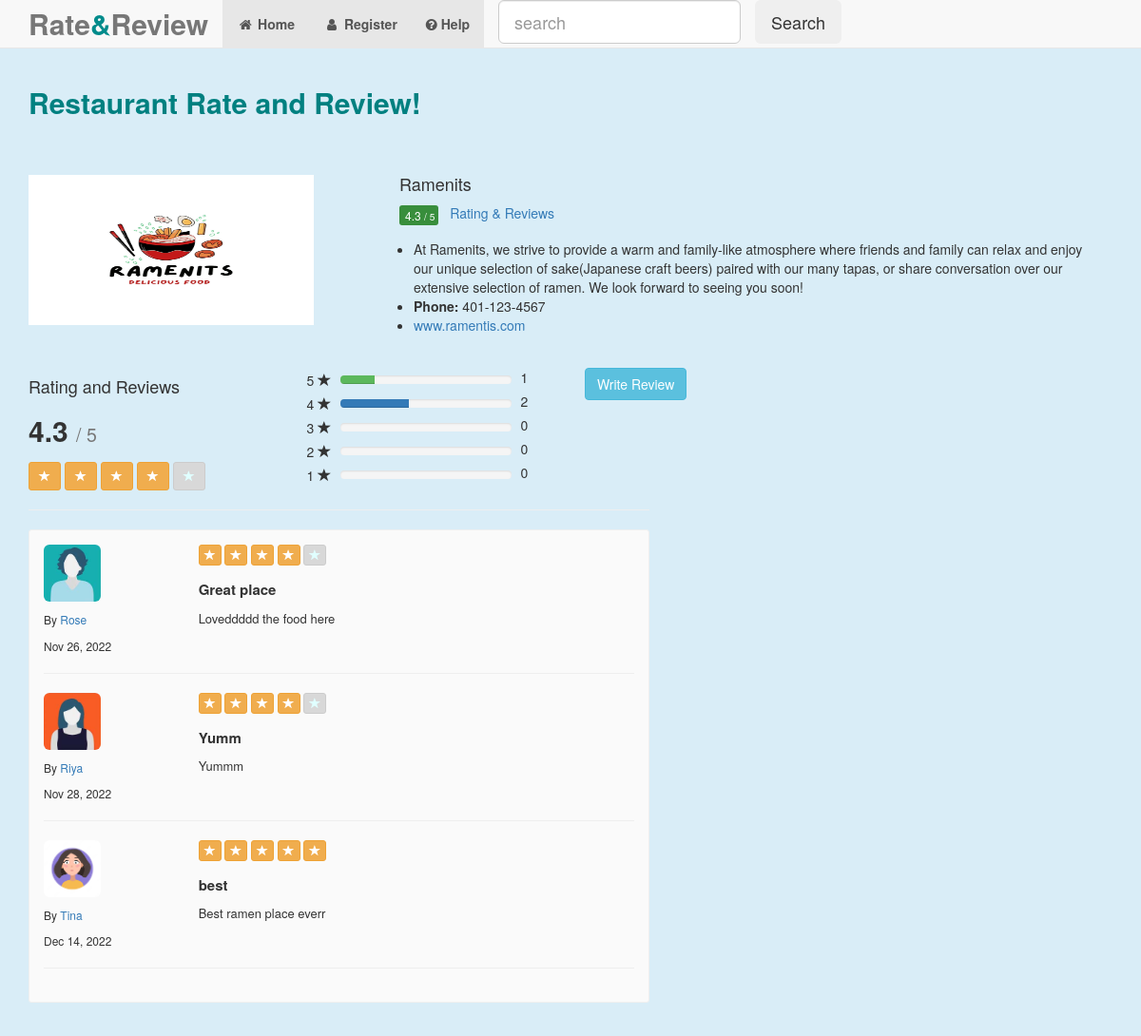
The app's page /show_rating.php?item_id=12345678 with its own data.
### tables this page shows
CREATE TABLE `item` (
  `id` int(11) NOT NULL,
  `name` varchar(256) NOT NULL,
  `description` text NOT NULL,
  `price` int(255) NOT NULL,
  `image` varchar(255) NOT NULL,
  `created` timestamp NOT NULL DEFAULT current_timestamp(),
  `modified` timestamp NOT NULL DEFAULT current_timestamp()
);

CREATE TABLE `item_rating` (
  `ratingId` int(11) NOT NULL,
  `itemId` int(11) NOT NULL,
  `userId` int(11) NOT NULL,
  `ratingNumber` int(11) NOT NULL,
  `title` varchar(255) NOT NULL,
  `comments` text NOT NULL,
  `created` datetime NOT NULL,
  `modified` datetime NOT NULL
);

CREATE TABLE `item_users` (
  `userid` int(11) NOT NULL,
  `username` varchar(255) NOT NULL,
  `password` varchar(255) NOT NULL,
  `avatar` varchar(255) NOT NULL
);

### class/Rating.php (called while the page is built, shortened)
<?php
class Rating{
	private $host = 'localhost';
    private $user = 'root';
    private $password = "";
    private $database = "rating_system";
	private $itemUsersTable = 'item_users';
	private $itemTable = 'item';
    private $itemRatingTable = 'item_rating';
	private $dbConnect = false;
    public function __construct(){
        if(!$this->dbConnect){
            $conn = new mysqli($this->host, $this->user, $this->password, $this->database);
            if($conn->connect_error){
                die("Error failed to connect to MySQL: " . $conn->connect_error);
            }else{
                $this->dbConnect = $conn;
            }
        }
    }
	private function getData($sqlQuery) {
		$result = mysqli_query($this->dbConnect, $sqlQuery);
		$data = array();
		while ($row = mysqli_fetch_array($result)) {
			$data[] = $row;
		}
		return $data;
	}
	public function getItem($itemId){
		$sqlQuery = "
			SELECT * FROM ".$this->itemTable."
			WHERE id='".$itemId."'";
		return  $this->getData($sqlQuery);
	}
	public function getItemRating($itemId){
		$sqlQuery = "
			SELECT r.ratingId, r.itemId, r.userId, u.username, u.avatar, r.ratingNumber, r.title, r.comments, r.created, r.modified
			FROM ".$this->itemRatingTable." as r
			LEFT JOIN ".$this->itemUsersTable." as u ON (r.userid = u.userid)
			WHERE r.itemId = '".$itemId."'";
		return  $this->getData($sqlQuery);
	}
	public function getRatingAverage($itemId){
		$itemRating = $this->getItemRating($itemId);
		$ratingNumber = 0;
		$count = 0;
		foreach($itemRating as $itemRatingDetails){
			$ratingNumber+= $itemRatingDetails['ratingNumber'];
			$count += 1;
		}
		$average = 0;
		if($ratingNumber && $count) {
			$average = $ratingNumber/$count;
		}
		return $average;
	}
}
?>

### show_rating.php (the view, shortened to what this page needs)
<?php
include('inc/header.php');
?>
<link rel = "stylesheet" href = "css/style.css">
<?php include('inc/container.php');?>
<div class = "container">
	<h2><b style="color: teal">Restaurant Rate and Review!</b></h2>
	<?php
		include 'inc/menu.php';
		include 'class/Rating.php';
		$rating = new Rating();
		$itemDetails = $rating->getItem($_GET['item_id']);
		foreach($itemDetails as $item){
			$average = $rating->getRatingAverage($item["id"]);
	?>
	<div class = "row">
		<div class = "col-sm-4" >
			<img class = "product_image" src = "image/<?php echo $item["image"]; ?>" style = "width:300px;height:168px;padding-top:10px;">
		</div>
		<div class = "col-sm-8">
		<h4 style = "margin-top:10px;"><?php echo $item["name"]; ?></h4>
		<div><span class = "average"><?php printf('%.1f', $average); ?> <small>/ 5</small></span> <span class = "rating-reviews"><a href = "show_rating.php?item_id=<?php echo $item["id"]; ?>">Rating & Reviews</a></span></div>
		<?php echo $item["description"]; ?>
		</div>
	</div>
	<?php } ?>
	<?php
		$itemRating = $rating->getItemRating($_GET['item_id']);
		$ratingNumber = 0;
		$count = 0;
		$fiveStarRating = 0;
		$fourStarRating = 0;
		$threeStarRating = 0;
		$twoStarRating = 0;
		$oneStarRating = 0;
		foreach($itemRating as $rate){
			$ratingNumber += $rate['ratingNumber'];
			$count += 1;
			if($rate['ratingNumber'] == 5) {
				$fiveStarRating +=1;
			} else if($rate['ratingNumber'] == 4) {
				$fourStarRating +=1;
			} else if($rate['ratingNumber'] == 3) {
				$threeStarRating +=1;
			} else if($rate['ratingNumber'] == 2) {
				$twoStarRating +=1;
			} else if($rate['ratingNumber'] == 1) {
				$oneStarRating +=1;
			}
		}
		$average = 0;
		if($ratingNumber && $count) {
			$average = $ratingNumber/$count;
		}
	?>
	<br />
	<div id = "ratingDetails">
		<div class = "row">
			<div class = "col-sm-3">
				<h4>Rating and Reviews</h4>
				<h2 class = "bold padding-bottom-7"><?php printf('%.1f', $average); ?> <small>/ 5</small></h2>
				<?php
				$averageRating = round($average, 0);
				for ($i = 1; $i <= 5; $i++) {
					$ratingClass = "btn-default btn-grey";
					if($i <= $averageRating) {
						$ratingClass = "btn-warning";
					}
				?>
				<button type = "button" class = "btn btn-sm <?php echo $ratingClass; ?>" aria-label = "Left Align">
				  <span class = "glyphicon glyphicon-star" aria-hidden = "true"></span>
				</button>
				<?php } ?>
			</div>
			<div class = "col-sm-3">
				<?php
					$fiveStarRatingPercent = round(($fiveStarRating/5)*100);
					$fiveStarRatingPercent = !empty($fiveStarRatingPercent)?$fiveStarRatingPercent.'%':'0%';
					$fourStarRatingPercent = round(($fourStarRating/5)*100);
					$fourStarRatingPercent = !empty($fourStarRatingPercent)?$fourStarRatingPercent.'%':'0%';
				?>
				<div class = "pull-left">
					<div class = "pull-left" style="width:35px; line-height:1;">
						<div style = "height:9px; margin:5px 0;">5 <span class="glyphicon glyphicon-star"></span></div>
					</div>
					<div class = "pull-left" style="width:180px;">
						<div class = "progress" style="height:9px; margin:8px 0;">
						  <div class = "progress-bar progress-bar-success" role="progressbar" aria-valuenow="5" aria-valuemin="0" aria-valuemax="5" style="width: <?php echo $fiveStarRatingPercent; ?>">
						  </div>
						</div>
					</div>
					<div class = "pull-right" style="margin-left:10px;"><?php echo $fiveStarRating; ?></div>
				</div>
				<div class = "pull-left">
					<div class = "pull-left" style="width:35px; line-height:1;">
						<div style = "height:9px; margin:5px 0;">4 <span class="glyphicon glyphicon-star"></span></div>
					</div>
					<div class = "pull-left" style="width:180px;">
						<div class = "progress" style="height:9px; margin:8px 0;">
						  <div class = "progress-bar progress-bar-primary" role="progressbar" aria-valuenow="4" aria-valuemin="0" aria-valuemax="5" style="width: <?php echo $fourStarRatingPercent; ?>">
						  </div>
						</div>
					</div>
					<div class = "pull-right" style="margin-left:10px;"><?php echo $fourStarRating; ?></div>
				</div>
				<div class = "pull-left">
					<div class = "pull-left" style="width:35px; line-height:1;">
						<div style="height:9px; margin:5px 0;">3 <span class="glyphicon glyphicon-star"></span></div>
					</div>
					<div class = "pull-left" style="width:180px;">
						<div class = "progress" style="height:9px; margin:8px 0;">
						</div>
					</div>
					<div class = "pull-right" style="margin-left:10px;"><?php echo $threeStarRating; ?></div>
				</div>
				<div class = "pull-left">
					<div class = "pull-left" style="width:35px; line-height:1;">
						<div style="height:9px; margin:5px 0;">2 <span class="glyphicon glyphicon-star"></span></div>
					</div>
					<div class = "pull-left" style="width:180px;">
						<div class = "progress" style="height:9px; margin:8px 0;">
						</div>
					</div>
					<div class = "pull-right" style="margin-left:10px;"><?php echo $twoStarRating; ?></div>
				</div>
				<div class = "pull-left">
					<div class = "pull-left" style="width:35px; line-height:1;">
						<div style="height:9px; margin:5px 0;">1 <span class="glyphicon glyphicon-star"></span></div>
					</div>
					<div class = "pull-left" style="width:180px;">
						<div class = "progress" style="height:9px; margin:8px 0;">
						</div>
					</div>
					<div class = "pull-right" style="margin-left:10px;"><?php echo $oneStarRating; ?></div>
				</div>
			</div>
			<div class = "col-sm-3">
				<button type="button" id="rateProduct" class="btn btn-info <?php if(!empty($_SESSION['userid']) && $_SESSION['userid']){ echo 'login';} ?>">Write Review</button>
			</div>
		</div>
		<div class = "row">
			<div class = "col-sm-7">
				<hr/>
				<div class = "review-block">
				<?php
				$itemRating = $rating->getItemRating($_GET['item_id']);
				foreach($itemRating as $rating){
					$date=date_create($rating['created']);
					$reviewDate = date_format($date,"M d, Y");
					$profilePic = "user.png";
					if($rating['avatar']) {
						$profilePic = $rating['avatar'];
					}
				?>
					<div class = "row">
						<div class = "col-sm-3">
							<img src = "image/userpics/<?php echo $profilePic; ?>" class="img-rounded user-pic">
							<div class = "review-block-name">By <a href="#"><?php echo $rating['username']; ?></a></div>
							<div class = "review-block-date"><?php echo $reviewDate; ?></div>
						</div>
						<div class = "col-sm-9">
							<div class = "review-block-rate">
								<?php
								for ($i = 1; $i <= 5; $i++) {
									$ratingClass = "btn-default btn-grey";
									if($i <= $rating['ratingNumber']) {
										$ratingClass = "btn-warning";
									}
								?>
								<button type="button" class="btn btn-xs <?php echo $ratingClass; ?>" aria-label="Left Align">
								  <span class="glyphicon glyphicon-star" aria-hidden="true"></span>
								</button>
								<?php } ?>
							</div>
							<div class="review-block-title"><?php echo $rating['title']; ?></div>
							<div class="review-block-description"><?php echo htmlspecialchars ($rating['comments'], ENT_QUOTES);?></div>
						</div>
					</div>
					<hr/>
				<?php } ?>
				</div>
			</div>
		</div>
	</div>
</div>
<?php include('inc/footer.php');?>

### css/style.css (style rules this page uses)
.btn-grey { background-color:#D8D8D8; color:lightcyan; }
.bold { font-weight:700; }
.padding-bottom-7 { padding-bottom:7px; }
.review-block { background-color:#FAFAFA; border:1px solid #EFEFEF; padding:15px; border-radius:3px; margin-bottom:15px; }
.review-block-name { font-size:12px; margin:10px 0; }
.review-block-date { font-size:12px; }
.review-block-rate { font-size:13px; margin-bottom:15px; }
.review-block-title { font-size:15px; font-weight:700; margin-bottom:10px; }
.review-block-description { font-size:13px; }
.average { background-color:#388e3c; line-height: normal; display: inline-block; color: #fff; padding: 2px 4px 2px 6px; border-radius: 3px; font-weight: 500; font-size: 12px; vertical-align: middle; }
.rating-reviews { padding-left: 8px; font-weight: 500; color: #878787; }
.user-pic { width: 60px; height: 60px; }

### inc/header.php (style rules this page uses)
body { background: lightblue; margin: 0; }

### records on screen
item: image (picture), name "Ramenits", average "4.3", description "At Ramenits, we strive to provide a warm and family-like atmosphere where friends and family can relax and enjoy our unique selection of sake(Japanese craft beers) paired with our many tapas, or share conversation over our extensive selection of ramen. We look forward to seeing you soon! Phone: 401-123-4567 www.ramentis.com"
item_rating: userId.avatar (picture), userId.username "Rose", created "Nov 26, 2022", ratingNumber 4 (drawn), title "Great place", comments "Loveddddd the food here"
item_rating: userId.avatar (picture), userId.username "Riya", created "Nov 28, 2022", ratingNumber 4 (drawn), title "Yumm", comments "Yummm"
item_rating: userId.avatar (picture), userId.username "Tina", created "Dec 14, 2022", ratingNumber 5 (drawn), title "best", comments "Best ramen place everr"

### other values on screen
$average "4.3"
$fiveStarRating "1"
$fourStarRating "2"
$threeStarRating "0"
$twoStarRating "0"
$oneStarRating "0"
